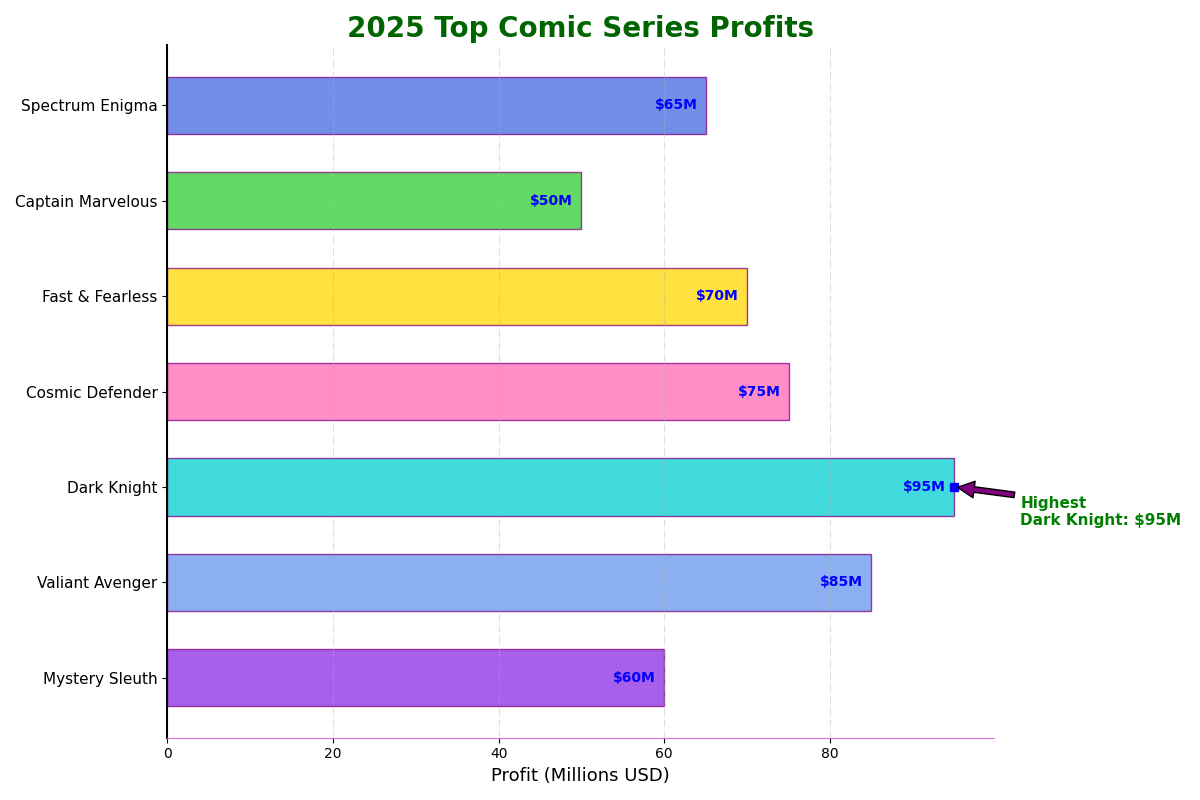

Source code (Python):
import matplotlib.pyplot as plt
import numpy as np

comic_series = [
    'Mystery Sleuth',         # Position changed
    'Valiant Avenger',
    'Dark Knight',            # Position changed
    'Cosmic Defender',        # Position changed
    'Fast & Fearless',
    'Captain Marvelous',
    'Spectrum Enigma'
]
annual_profits = [60, 85, 95, 75, 70, 50, 65]  # Corresponding profits shuffled

fig, ax = plt.subplots(figsize=(12, 8))

colors = ['#8A2BE2', '#6495ED', '#00CED1', '#FF69B4', '#FFD700', '#32CD32', '#4169E1']  # Color order changed

bars = ax.barh(np.arange(len(comic_series)), annual_profits, color=colors, edgecolor='purple', height=0.6, alpha=0.75)

for bar in bars:
    ax.annotate(f"${bar.get_width()}M", 
                 xy=(bar.get_width() - 1, bar.get_y() + bar.get_height() / 2),
                 va='center', ha='right', color='blue', fontsize=10, fontweight='bold')

ax.set_title('2025 Top Comic Series Profits', fontsize=20, fontweight='bold', color='darkgreen')
ax.set_xlabel('Profit (Millions USD)', fontsize=13)
ax.set_yticks(np.arange(len(comic_series)))
ax.set_yticklabels(comic_series, fontsize=11)

ax.grid(axis='x', linestyle='-.', alpha=0.4)

ax.spines['bottom'].set_color('orchid')
ax.spines['top'].set_visible(False)
ax.spines['left'].set_linewidth(1.5)
ax.spines['right'].set_visible(False)

max_profit = max(annual_profits)
max_profit_series = comic_series[annual_profits.index(max_profit)]

ax.plot([max_profit], [annual_profits.index(max_profit)], 'bs')
ax.annotate(f"Highest\n{max_profit_series}: ${max_profit}M",
             xy=(max_profit, annual_profits.index(max_profit)),
             xytext=(max_profit+8, annual_profits.index(max_profit)-0.4),
             arrowprops=dict(facecolor='purple', shrink=0.05),
             fontsize=11, color='green', fontweight='bold', ha='left')

plt.tight_layout()
plt.show()
